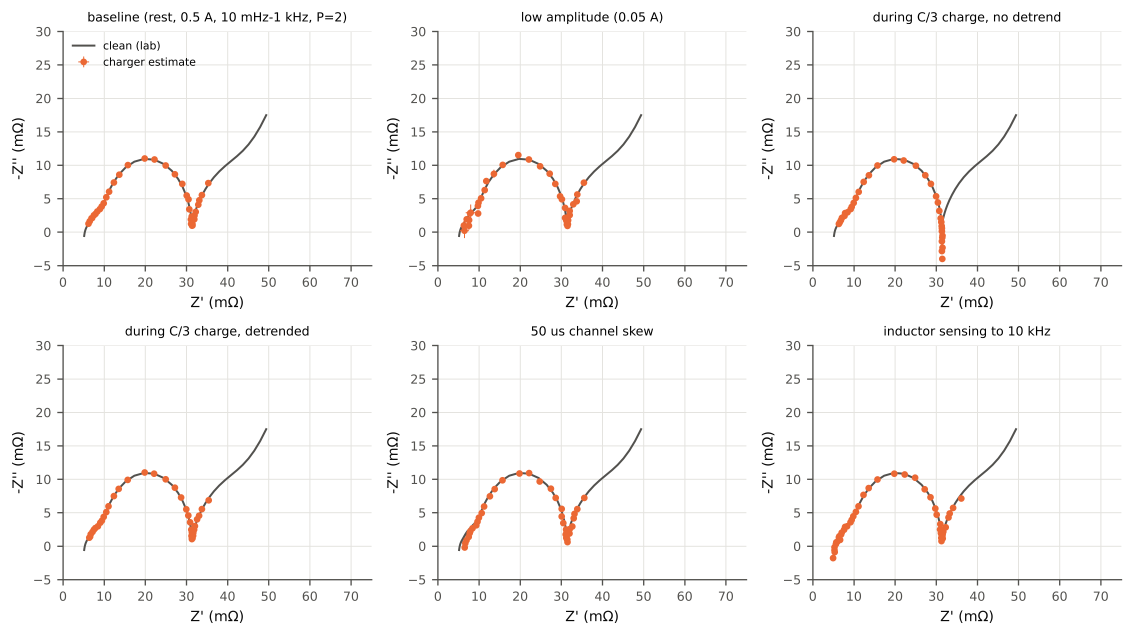
#> input picture figures/fig2d_measured_vs_clean.png, 5666 x 3183 px (shown at 1/5 size)
$ python fig_compose.py
#> lines starting #> are read from the running program, lines starting #| are printed output that depends on the picture
### src/cdrt/config.py
"""Central configuration: paths, seeds, frequency grid, dataset design.

Everything that changes a reported number lives here so it can be cited in the paper.
"""
import os
from pathlib import Path
import numpy as np

ROOT = Path(__file__).resolve().parents[2]
RESULTS = ROOT / "results"
FIGURES = ROOT / "figures"
# CDRT_DATA / CDRT_SEED let the confirmation run (scripts/confirm_fresh_population.py)
# build an independent population without touching the development one.
DATA = Path(os.environ.get("CDRT_DATA", ROOT / "data"))
for _p in (RESULTS, FIGURES, DATA):
    _p.mkdir(exist_ok=True, parents=True)

SEED = int(os.environ.get("CDRT_SEED", 20261022))  # global seed; every script derives its RNG from this

# ---- frequency grid of the "laboratory" (clean) spectra -------------------
F_MIN, F_MAX, PTS_PER_DEC = 1e-3, 1e4, 10
FREQS = np.logspace(np.log10(F_MIN), np.log10(F_MAX),
                    int(round(np.log10(F_MAX / F_MIN) * PTS_PER_DEC)) + 1)

# ---- synthetic population ---------------------------------------------------
MECHANISMS = ["SEI", "PLATING", "LAM"]
CELLS_PER_MECH = 30                 # 90 virtual cells in total
SEVERITIES = np.array([0.15, 0.3, 0.45, 0.6, 0.8, 1.0])  # 6 ageing states per cell
SOC_GRID = np.round(np.arange(0.20, 0.801, 0.05), 2)      # 13 SOCs (for drift interpolation)
SOC_TEST = [0.3, 0.5, 0.7]          # nominal SOCs at which the charger runs a test

# PyBaMM model options (EIS needs a differential surface form)
PYBAMM_OPTIONS = {"surface form": "differential",
                  "SEI": "constant",
                  "SEI film resistance": "distributed"}
PARAM_SET = "Chen2020"   # LG M50 NMC811 / graphite-SiOx, 21700 cell

### scripts/fig_compose.py
"""Compose multi-panel manuscript figures from single-panel PNGs (adds (a)/(b) labels)."""
import sys
from pathlib import Path
sys.path.insert(0, str(Path(__file__).resolve().parents[1] / "src"))
from PIL import Image, ImageDraw, ImageFont
from cdrt import config as C


def stack(paths, out, labels=("(a)", "(b)", "(c)")):
#> called with out = 'fig4_measurement.png', labels = ('(a)', '(b)', '(c)')
    ims = [Image.open(C.FIGURES / p).convert("RGB") for p in paths]
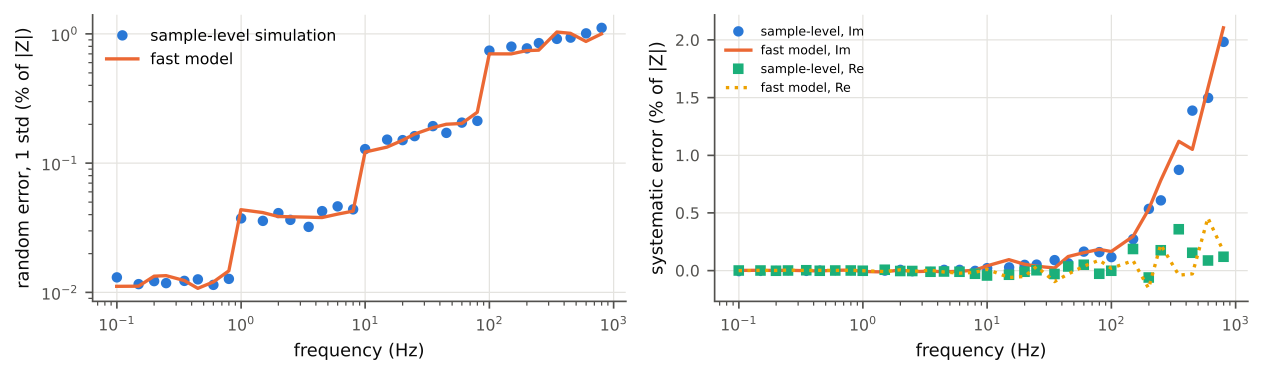
#> input picture figures/fig2e_fast_model_validation.png, 5056 x 1502 px (shown at 1/4 size)
#> ims = 2 items
    W = max(i.width for i in ims)
#> W = 5666
    ims = [i.resize((W, int(i.height * W / i.width)), Image.LANCZOS) if i.width != W else i for i in ims]
    pad = int(0.02 * W)
#> pad = 113
    H = sum(i.height for i in ims) + pad * (len(ims) - 1)
#> H = 4979
    lm = int(0.035 * W)                      # left margin so panel letters never cover axis labels
#> lm = 198
    canvas = Image.new("RGB", (W + lm, H), "white")
#> canvas: PIL image 5864x4979 RGB; every value is 255
    d = ImageDraw.Draw(canvas)
    try:
        font = ImageFont.truetype("DejaVuSans-Bold.ttf", int(0.018 * W))
    except OSError:
        font = ImageFont.load_default()
    y = 0
    for im, lab in zip(ims, labels):
        canvas.paste(im, (lm, y))
        d.text((int(0.002 * W), y + int(0.002 * W)), lab, fill="black", font=font)
        y += im.height + pad
#> this loop made 2 passes
#> (lab, y) on passes 1 to 2: ('(a)', 3296), ('(b)', 5092)
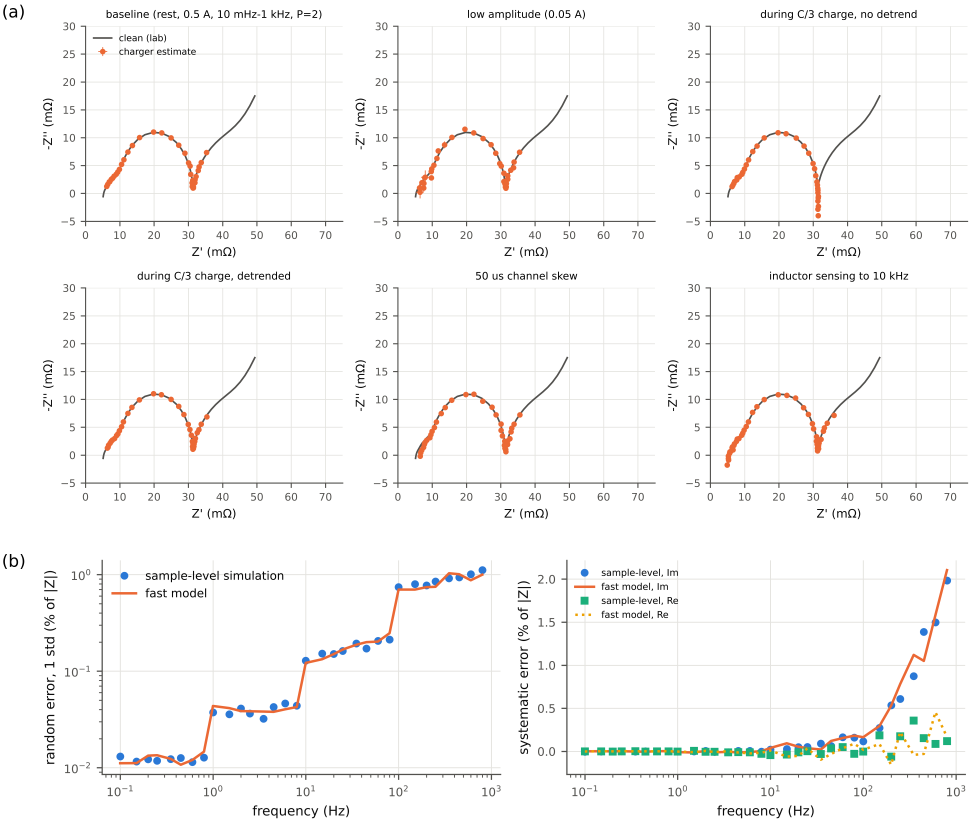
#> canvas: PIL image 5864x4979 RGB (shown at 1/6 size); mean R, G, B 249.1, 248.6, 248
#> after the loop, y = 5092
    canvas.save(C.FIGURES / out, dpi=(600, 600))


if __name__ == "__main__":
    stack(["fig2d_measured_vs_clean.png", "fig2e_fast_model_validation.png"], "fig4_measurement.png")
    print("composed")
